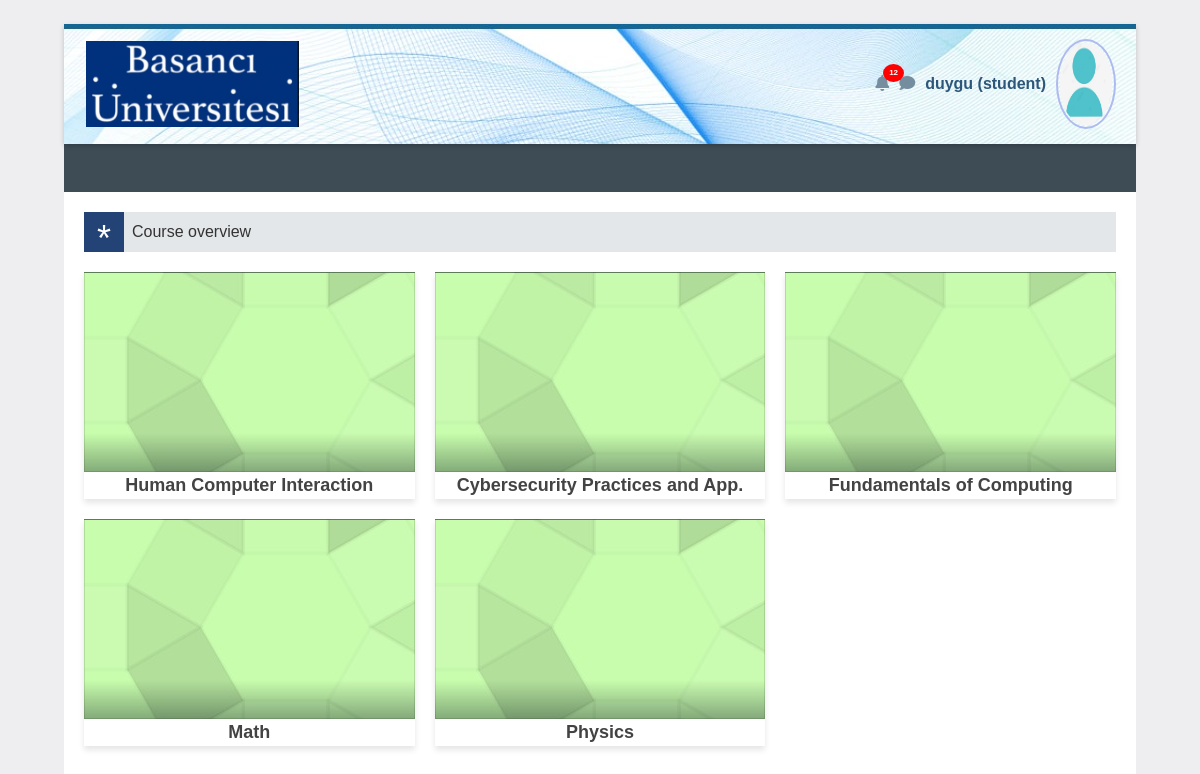
Screenshot of /student/2 (signed in) with the database file from the repository.
### tables this page shows
CREATE TABLE grades (
        id INTEGER PRIMARY KEY,
        student_id INTEGER NOT NULL,
        course TEXT NOT NULL,
        grade TEXT CHECK(grade IN ('A', 'B', 'C', 'D', 'F')),
        comments TEXT,
        FOREIGN KEY(student_id) REFERENCES users(id)
    );

### app/routes.py (the view)
@main.route('/student/<student_id>')
@login_required
@is_user
@is_current_user
def student_dashboard(student_id):
    conn = sqlite3.connect('normal.db')
    c = conn.cursor()
    role = session['role']
    c.execute("SELECT course, grade, comments FROM grades WHERE student_id=?", (student_id,))
    courses = c.fetchall()
    conn.close()
    return render_template('student_dashboard.html', courses=courses, username=session['username'], student_id=student_id, role=role)

### app/routes.py (called while the page is built)
def login_required(f):
    @wraps(f)
    def decorated_function(*args, **kwargs):
        if not session.get('username'):
            abort(401)
        return f(*args, **kwargs)
    return decorated_function

def is_user(f):
    @wraps(f)
    def decorated_function(*args, **kwargs):
        if session.get('role') != 'student':
            abort(403)
        return f(*args, **kwargs)
    return decorated_function

def is_current_user(f):
    @wraps(f)
    def decorated_function(*args, **kwargs):
        if 'student_id' in kwargs and str(session.get('student_id')) != kwargs['student_id']:
            abort(403)
        return f(*args, **kwargs)
    return decorated_function

### app/templates/student_dashboard.html (shortened to what this page needs)
<!DOCTYPE html>
<html lang="en">
<head>
    <link rel="stylesheet" href="https://stackpath.bootstrapcdn.com/bootstrap/4.5.2/css/bootstrap.min.css">
    <link rel="stylesheet" href="https://cdnjs.cloudflare.com/ajax/libs/font-awesome/5.15.4/css/all.min.css">
</head>
<body>
    <div class="initialBox">
        <div class="navbar">
            <div>
                <img src="{{ url_for('static', filename='logo.png') }}" alt="Logo">
            </div>
            <div class="user-profile">
                <div class="notification">
                    <i class="fas fa-bell icn"></i>
                    <span class="notification-badge">12</span>
                </div>
                <div>
                    <i class="fas fa-comment icn"></i>
                </div>
                <div class="user-profile" onclick="toggleDropdown()">
                    <span class="user-name">{{ username }} <strong> ({{role}})</strong></span>
                    <img src="{{ url_for('static', filename='user.png') }}" alt="Profile" class="profile-img">
                </div>
            </div>
        </div>
        <div class="middle-bar">
        </div>
        <div class="dashboard">
            <div class="wrapper">
                <div class="star">*</div>
                <div class="course-view">Course overview </div>
            </div>
            <div style="cursor: pointer;" class="card-container">
                {% for course in courses %}
                <div class="card-wrapper" style="cursor: pointer;" onclick="redirectToResource('{{ loop.index0 }}')">
                    <div class="card"></div>
                    <div class="course">{{ course[0] }}</div>
                </div>
                {% endfor %}
            </div>
        </div>
</body>
</html>

### rows the page displays
grades: course "Human Computer Interaction"
grades: course "Cybersecurity Practices and App."
grades: course "Fundamentals of Computing"
grades: course "Math"
grades: course "Physics"

### other values shown
{{ username }} "duygu"
{{ role }} "student"
